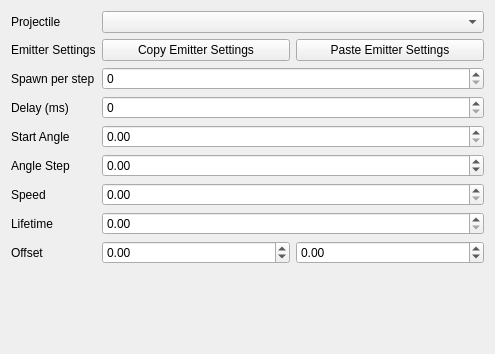
<?xml version="1.0" encoding="UTF-8"?>
<ui version="4.0">
 <class>emitterSettings</class>
 <widget class="QWidget" name="emitterSettings">
  <property name="geometry">
   <rect>
    <x>0</x>
    <y>0</y>
    <width>495</width>
    <height>354</height>
   </rect>
  </property>
  <property name="windowTitle">
   <string>Form</string>
  </property>
  <layout class="QFormLayout" name="formLayout">
   <item row="0" column="0">
    <widget class="QLabel" name="label_4">
     <property name="text">
      <string>Projectile</string>
     </property>
    </widget>
   </item>
   <item row="0" column="1">
    <widget class="ProjectileCombo" name="cbProjectile">
     <property name="sizePolicy">
      <sizepolicy hsizetype="MinimumExpanding" vsizetype="Fixed">
       <horstretch>0</horstretch>
       <verstretch>0</verstretch>
      </sizepolicy>
     </property>
    </widget>
   </item>
   <item row="1" column="0">
    <widget class="QLabel" name="label_7">
     <property name="text">
      <string>Emitter Settings</string>
     </property>
    </widget>
   </item>
   <item row="1" column="1">
    <layout class="QHBoxLayout" name="horizontalLayout_3">
     <item>
      <widget class="QPushButton" name="btnCopyEmitter">
       <property name="text">
        <string>Copy Emitter Settings</string>
       </property>
      </widget>
     </item>
     <item>
      <widget class="QPushButton" name="btnPasteEmitter">
       <property name="text">
        <string>Paste Emitter Settings</string>
       </property>
      </widget>
     </item>
    </layout>
   </item>
   <item row="2" column="0">
    <widget class="QLabel" name="label_10">
     <property name="text">
      <string>Spawn per step</string>
     </property>
    </widget>
   </item>
   <item row="2" column="1">
    <widget class="QSpinBox" name="sbSpawnPerStep"/>
   </item>
   <item row="3" column="0">
    <widget class="QLabel" name="label_5">
     <property name="text">
      <string>Delay (ms)</string>
     </property>
    </widget>
   </item>
   <item row="3" column="1">
    <widget class="QSpinBox" name="sbProjectileDelay">
     <property name="maximum">
      <number>1000000</number>
     </property>
    </widget>
   </item>
   <item row="4" column="0">
    <widget class="QLabel" name="label_8">
     <property name="text">
      <string>Start Angle</string>
     </property>
    </widget>
   </item>
   <item row="4" column="1">
    <widget class="QDoubleSpinBox" name="sbStartAngle">
     <property name="maximum">
      <double>360.000000000000000</double>
     </property>
    </widget>
   </item>
   <item row="5" column="0">
    <widget class="QLabel" name="label_9">
     <property name="text">
      <string>Angle Step</string>
     </property>
    </widget>
   </item>
   <item row="5" column="1">
    <widget class="QDoubleSpinBox" name="sbAngleStep">
     <property name="minimum">
      <double>-360.000000000000000</double>
     </property>
     <property name="maximum">
      <double>360.000000000000000</double>
     </property>
    </widget>
   </item>
   <item row="6" column="0">
    <widget class="QLabel" name="label">
     <property name="text">
      <string>Speed</string>
     </property>
    </widget>
   </item>
   <item row="6" column="1">
    <widget class="QDoubleSpinBox" name="sbSpeed">
     <property name="singleStep">
      <double>0.100000000000000</double>
     </property>
    </widget>
   </item>
   <item row="7" column="0">
    <widget class="QLabel" name="label_2">
     <property name="text">
      <string>Lifetime</string>
     </property>
    </widget>
   </item>
   <item row="7" column="1">
    <widget class="QDoubleSpinBox" name="sbLifetime">
     <property name="maximum">
      <double>1000000.000000000000000</double>
     </property>
    </widget>
   </item>
   <item row="8" column="0">
    <widget class="QLabel" name="label_3">
     <property name="text">
      <string>Offset</string>
     </property>
    </widget>
   </item>
   <item row="8" column="1">
    <layout class="QHBoxLayout" name="horizontalLayout">
     <item>
      <widget class="QDoubleSpinBox" name="sbOffsetX">
       <property name="minimum">
        <double>-500.000000000000000</double>
       </property>
       <property name="maximum">
        <double>500.000000000000000</double>
       </property>
      </widget>
     </item>
     <item>
      <widget class="QDoubleSpinBox" name="sbOffsetY">
       <property name="minimum">
        <double>-500.000000000000000</double>
       </property>
       <property name="maximum">
        <double>500.000000000000000</double>
       </property>
      </widget>
     </item>
    </layout>
   </item>
  </layout>
 </widget>
 <customwidgets>
  <customwidget>
   <class>ProjectileCombo</class>
   <extends>QComboBox</extends>
   <header>widgets/projectilecombo.h</header>
  </customwidget>
 </customwidgets>
 <resources/>
 <connections/>
</ui>
